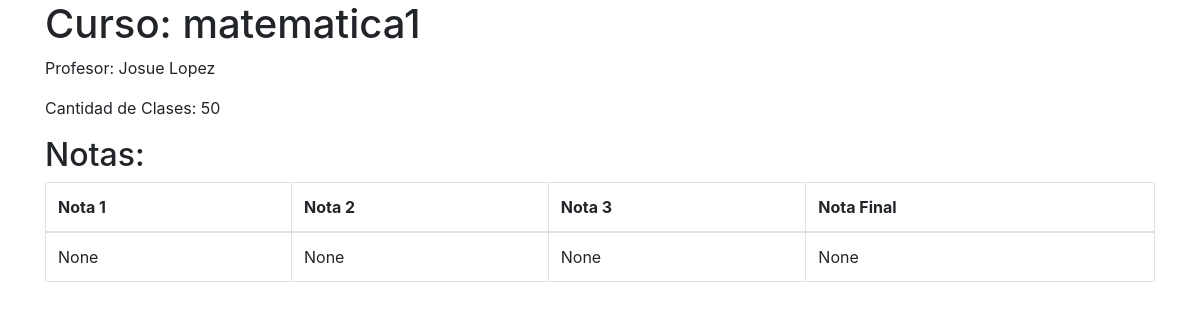
The page /evolution/8/ (signed in) on the database its author committed.
### core/models.py (models this page shows, shortened)
class Course(models.Model):
    STATUS_CHOICES = (
        ('I', 'Inscripciones'),
        ('P', 'En progreso'),
        ('F', 'Finalizado'),
    )
    name = models.CharField(max_length=90, verbose_name='Nombre')
    description = models.TextField(blank=True, null=True, verbose_name='Descripción')
    teacher = models.ForeignKey(User, on_delete=models.CASCADE, limit_choices_to={'groups__name': 'profesores'}, verbose_name='Profesor')
    class_quantity = models.PositiveIntegerField(default=0, verbose_name='Cantidad de clases')
    schedule = models.CharField(max_length=11, verbose_name='Horario (HH:MM-HH:MM)')
    cost = models.DecimalField(max_digits=10, decimal_places=2, verbose_name='Costo', default=0.00)
    status = models.CharField(max_length=1, choices=STATUS_CHOICES, default='I', verbose_name='Estado')
    class Meta:
        verbose_name = 'Curso'
        verbose_name_plural = 'Cursos'

class Mark(models.Model):
    course = models.ForeignKey(Course, on_delete=models.CASCADE, verbose_name='Curso')
    student = models.ForeignKey(User, on_delete=models.CASCADE, limit_choices_to={'groups__name': 'estudiantes'}, verbose_name='Estudiante')
    mark_1 = models.PositiveIntegerField(null=True, blank=True, verbose_name='Nota 1')
    mark_2 = models.PositiveIntegerField(null=True, blank=True, verbose_name='Nota 2')
    mark_3 = models.PositiveIntegerField(null=True, blank=True, verbose_name='Nota 3')
    average = models.DecimalField(max_digits=3, decimal_places=1, null=True, blank=True, verbose_name='Promedio')
    class Meta:
        verbose_name = 'Nota'
        verbose_name_plural = 'Notas'

### core/views.py (the view)
# urls.py: path('evolution/<int:course_id>/', login_required(evolution), name='evolution'),
def evolution(request, course_id):
    course = get_object_or_404(Course, id=course_id)
    teacher = course.teacher.get_full_name()
    class_quantity = course.class_quantity
    student = request.user
    marks = Mark.objects.filter(course=course, student=student)
    context = {
        'teacher': teacher,
        'class_quantity': class_quantity,
        'courseName': course.name,
        'marks': marks
    }
    return render(request, 'evolution.html', context)

### Templates/evolution.html
<!DOCTYPE html>
<html>
<head>
    <link rel="stylesheet" href="https://maxcdn.bootstrapcdn.com/bootstrap/4.5.2/css/bootstrap.min.css">
</head>
<body>
    <div class="container">
        <h1>Curso: {{ courseName }}</h1>
        <p>Profesor: {{ teacher }}</p>
        <p>Cantidad de Clases: {{ class_quantity }}</p>
        <h2>Notas:</h2>
        <div class="table-responsive">
            <table class="table table-bordered">
                <thead>
                    <tr>
                        <th>Nota 1</th>
                        <th>Nota 2</th>
                        <th>Nota 3</th>
                        <th>Nota Final</th>
                    </tr>
                </thead>
                <tbody>
                    {% for mark in marks %}
                    <tr>
                        <td>{{ mark.mark_1 }}</td>
                        <td>{{ mark.mark_2 }}</td>
                        <td>{{ mark.mark_3 }}</td>
                        <td>{{ mark.average }}</td>
                    </tr>
                    {% endfor %}
                </tbody>
            </table>
        </div>
    </div>
</body>
</html>

### rows shown on the page
Course: name "matematica1"
Mark: mark_1 "None", mark_2 "None", mark_3 "None", average "None"

### other values the page prints
{{ teacher }} "Josue Lopez"
{{ class_quantity }} "50"
